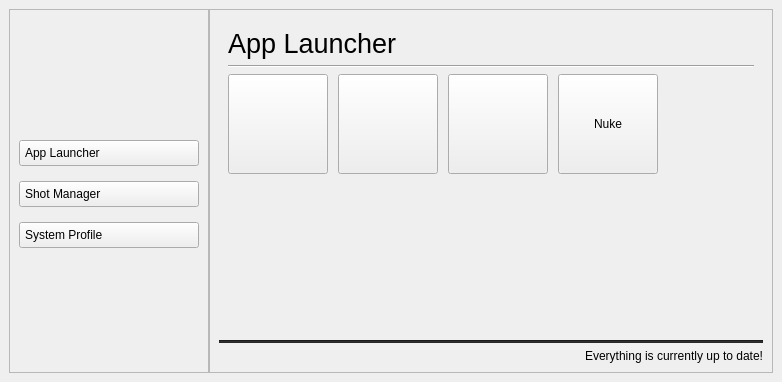
<?xml version="1.0" encoding="UTF-8"?>
<ui version="4.0">
 <class>MainWindow</class>
 <widget class="QMainWindow" name="MainWindow">
  <property name="enabled">
   <bool>true</bool>
  </property>
  <property name="geometry">
   <rect>
    <x>0</x>
    <y>0</y>
    <width>682</width>
    <height>382</height>
   </rect>
  </property>
  <property name="windowTitle">
   <string>GLM Pipeline Hub</string>
  </property>
  <property name="autoFillBackground">
   <bool>false</bool>
  </property>
  <property name="styleSheet">
   <string notr="true"/>
  </property>
  <property name="toolButtonStyle">
   <enum>Qt::ToolButtonIconOnly</enum>
  </property>
  <widget class="QWidget" name="centralwidget">
   <layout class="QVBoxLayout" name="verticalLayout">
    <item>
     <layout class="QHBoxLayout" name="horizontalLayout_2">
      <property name="spacing">
       <number>0</number>
      </property>
      <item>
       <widget class="QFrame" name="secondary">
        <property name="sizePolicy">
         <sizepolicy hsizetype="Preferred" vsizetype="Expanding">
          <horstretch>0</horstretch>
          <verstretch>0</verstretch>
         </sizepolicy>
        </property>
        <property name="minimumSize">
         <size>
          <width>200</width>
          <height>0</height>
         </size>
        </property>
        <property name="maximumSize">
         <size>
          <width>16777215</width>
          <height>16777215</height>
         </size>
        </property>
        <property name="autoFillBackground">
         <bool>true</bool>
        </property>
        <property name="styleSheet">
         <string notr="true"/>
        </property>
        <property name="frameShape">
         <enum>QFrame::StyledPanel</enum>
        </property>
        <property name="frameShadow">
         <enum>QFrame::Raised</enum>
        </property>
        <layout class="QVBoxLayout" name="verticalLayout_2">
         <property name="spacing">
          <number>15</number>
         </property>
         <property name="topMargin">
          <number>15</number>
         </property>
         <item>
          <widget class="QLabel" name="logo_label">
           <property name="sizePolicy">
            <sizepolicy hsizetype="Fixed" vsizetype="Fixed">
             <horstretch>0</horstretch>
             <verstretch>0</verstretch>
            </sizepolicy>
           </property>
           <property name="minimumSize">
            <size>
             <width>150</width>
             <height>100</height>
            </size>
           </property>
           <property name="styleSheet">
            <string notr="true">background: transparent;</string>
           </property>
           <property name="text">
            <string/>
           </property>
           <property name="pixmap">
            <pixmap>../images/app_header.png</pixmap>
           </property>
           <property name="scaledContents">
            <bool>true</bool>
           </property>
           <property name="alignment">
            <set>Qt::AlignLeading|Qt::AlignLeft|Qt::AlignVCenter</set>
           </property>
          </widget>
         </item>
         <item>
          <widget class="QPushButton" name="app_launcher_button">
           <property name="styleSheet">
            <string notr="true">text-align: left; padding: 5px;</string>
           </property>
           <property name="text">
            <string>App Launcher</string>
           </property>
          </widget>
         </item>
         <item>
          <widget class="QPushButton" name="shot_manager_button">
           <property name="styleSheet">
            <string notr="true">text-align: left; padding: 5px;</string>
           </property>
           <property name="text">
            <string>Shot Manager</string>
           </property>
           <property name="checkable">
            <bool>false</bool>
           </property>
           <property name="checked">
            <bool>false</bool>
           </property>
          </widget>
         </item>
         <item>
          <widget class="QPushButton" name="system_profile_button">
           <property name="styleSheet">
            <string notr="true">text-align: left; padding: 5px;</string>
           </property>
           <property name="text">
            <string>System Profile</string>
           </property>
          </widget>
         </item>
         <item>
          <spacer name="verticalSpacer">
           <property name="orientation">
            <enum>Qt::Vertical</enum>
           </property>
           <property name="sizeHint" stdset="0">
            <size>
             <width>20</width>
             <height>40</height>
            </size>
           </property>
          </spacer>
         </item>
        </layout>
       </widget>
      </item>
      <item>
       <widget class="QFrame" name="primary">
        <property name="enabled">
         <bool>true</bool>
        </property>
        <property name="sizePolicy">
         <sizepolicy hsizetype="Expanding" vsizetype="Expanding">
          <horstretch>0</horstretch>
          <verstretch>0</verstretch>
         </sizepolicy>
        </property>
        <property name="maximumSize">
         <size>
          <width>16777215</width>
          <height>16777215</height>
         </size>
        </property>
        <property name="autoFillBackground">
         <bool>true</bool>
        </property>
        <property name="styleSheet">
         <string notr="true"/>
        </property>
        <property name="frameShape">
         <enum>QFrame::StyledPanel</enum>
        </property>
        <property name="frameShadow">
         <enum>QFrame::Raised</enum>
        </property>
        <layout class="QVBoxLayout" name="verticalLayout_3">
         <item>
          <widget class="QStackedWidget" name="stack">
           <property name="sizePolicy">
            <sizepolicy hsizetype="Expanding" vsizetype="Expanding">
             <horstretch>0</horstretch>
             <verstretch>0</verstretch>
            </sizepolicy>
           </property>
           <property name="currentIndex">
            <number>0</number>
           </property>
           <widget class="QWidget" name="page">
            <layout class="QVBoxLayout" name="verticalLayout_5">
             <item>
              <widget class="QLabel" name="app_launcher_label">
               <property name="sizePolicy">
                <sizepolicy hsizetype="Preferred" vsizetype="Fixed">
                 <horstretch>0</horstretch>
                 <verstretch>0</verstretch>
                </sizepolicy>
               </property>
               <property name="font">
                <font>
                 <pointsize>20</pointsize>
                </font>
               </property>
               <property name="text">
                <string>App Launcher</string>
               </property>
              </widget>
             </item>
             <item>
              <widget class="Line" name="line">
               <property name="orientation">
                <enum>Qt::Horizontal</enum>
               </property>
              </widget>
             </item>
             <item>
              <layout class="QGridLayout" name="gridLayout">
               <property name="spacing">
                <number>10</number>
               </property>
               <item row="0" column="3">
                <widget class="QPushButton" name="nuke_launcher_button">
                 <property name="enabled">
                  <bool>true</bool>
                 </property>
                 <property name="sizePolicy">
                  <sizepolicy hsizetype="Fixed" vsizetype="Fixed">
                   <horstretch>0</horstretch>
                   <verstretch>0</verstretch>
                  </sizepolicy>
                 </property>
                 <property name="minimumSize">
                  <size>
                   <width>100</width>
                   <height>100</height>
                  </size>
                 </property>
                 <property name="maximumSize">
                  <size>
                   <width>100</width>
                   <height>100</height>
                  </size>
                 </property>
                 <property name="text">
                  <string>Nuke</string>
                 </property>
                 <property name="iconSize">
                  <size>
                   <width>75</width>
                   <height>75</height>
                  </size>
                 </property>
                </widget>
               </item>
               <item row="0" column="4">
                <spacer name="horizontalSpacer_2">
                 <property name="orientation">
                  <enum>Qt::Horizontal</enum>
                 </property>
                 <property name="sizeHint" stdset="0">
                  <size>
                   <width>40</width>
                   <height>20</height>
                  </size>
                 </property>
                </spacer>
               </item>
               <item row="0" column="1">
                <widget class="QPushButton" name="blender_launcher_button">
                 <property name="sizePolicy">
                  <sizepolicy hsizetype="Fixed" vsizetype="Fixed">
                   <horstretch>0</horstretch>
                   <verstretch>0</verstretch>
                  </sizepolicy>
                 </property>
                 <property name="minimumSize">
                  <size>
                   <width>100</width>
                   <height>100</height>
                  </size>
                 </property>
                 <property name="maximumSize">
                  <size>
                   <width>100</width>
                   <height>100</height>
                  </size>
                 </property>
                 <property name="text">
                  <string/>
                 </property>
                 <property name="iconSize">
                  <size>
                   <width>75</width>
                   <height>75</height>
                  </size>
                 </property>
                </widget>
               </item>
               <item row="0" column="0">
                <widget class="QPushButton" name="maya_launcher_button">
                 <property name="sizePolicy">
                  <sizepolicy hsizetype="Fixed" vsizetype="Fixed">
                   <horstretch>0</horstretch>
                   <verstretch>0</verstretch>
                  </sizepolicy>
                 </property>
                 <property name="minimumSize">
                  <size>
                   <width>100</width>
                   <height>100</height>
                  </size>
                 </property>
                 <property name="maximumSize">
                  <size>
                   <width>100</width>
                   <height>100</height>
                  </size>
                 </property>
                 <property name="text">
                  <string/>
                 </property>
                 <property name="iconSize">
                  <size>
                   <width>75</width>
                   <height>75</height>
                  </size>
                 </property>
                </widget>
               </item>
               <item row="0" column="2">
                <widget class="QPushButton" name="substance_painter_launcher_button">
                 <property name="sizePolicy">
                  <sizepolicy hsizetype="Fixed" vsizetype="Fixed">
                   <horstretch>0</horstretch>
                   <verstretch>0</verstretch>
                  </sizepolicy>
                 </property>
                 <property name="minimumSize">
                  <size>
                   <width>100</width>
                   <height>100</height>
                  </size>
                 </property>
                 <property name="text">
                  <string/>
                 </property>
                 <property name="iconSize">
                  <size>
                   <width>75</width>
                   <height>75</height>
                  </size>
                 </property>
                </widget>
               </item>
              </layout>
             </item>
             <item>
              <spacer name="verticalSpacer_3">
               <property name="orientation">
                <enum>Qt::Vertical</enum>
               </property>
               <property name="sizeHint" stdset="0">
                <size>
                 <width>20</width>
                 <height>40</height>
                </size>
               </property>
              </spacer>
             </item>
            </layout>
           </widget>
           <widget class="QWidget" name="shot_manager_page">
            <property name="sizePolicy">
             <sizepolicy hsizetype="Expanding" vsizetype="Expanding">
              <horstretch>0</horstretch>
              <verstretch>0</verstretch>
             </sizepolicy>
            </property>
            <layout class="QVBoxLayout" name="verticalLayout_4">
             <item>
              <widget class="QLabel" name="shot_manager_label">
               <property name="font">
                <font>
                 <pointsize>20</pointsize>
                </font>
               </property>
               <property name="text">
                <string>Shot Manager</string>
               </property>
              </widget>
             </item>
             <item>
              <widget class="Line" name="line_4">
               <property name="orientation">
                <enum>Qt::Horizontal</enum>
               </property>
              </widget>
             </item>
             <item>
              <layout class="QHBoxLayout" name="horizontalLayout_5">
               <item>
                <widget class="QLabel" name="sequence_label">
                 <property name="minimumSize">
                  <size>
                   <width>200</width>
                   <height>0</height>
                  </size>
                 </property>
                 <property name="maximumSize">
                  <size>
                   <width>200</width>
                   <height>16777215</height>
                  </size>
                 </property>
                 <property name="text">
                  <string>Sequence</string>
                 </property>
                </widget>
               </item>
               <item>
                <widget class="QComboBox" name="sequence_combo_box"/>
               </item>
              </layout>
             </item>
             <item>
              <layout class="QHBoxLayout" name="horizontalLayout_3">
               <item>
                <widget class="QLabel" name="shot_label">
                 <property name="minimumSize">
                  <size>
                   <width>200</width>
                   <height>0</height>
                  </size>
                 </property>
                 <property name="maximumSize">
                  <size>
                   <width>200</width>
                   <height>16777215</height>
                  </size>
                 </property>
                 <property name="text">
                  <string>Shot</string>
                 </property>
                </widget>
               </item>
               <item>
                <widget class="QComboBox" name="shot_combo_box"/>
               </item>
              </layout>
             </item>
             <item>
              <layout class="QHBoxLayout" name="horizontalLayout_4">
               <item>
                <widget class="QLabel" name="department_label">
                 <property name="minimumSize">
                  <size>
                   <width>200</width>
                   <height>0</height>
                  </size>
                 </property>
                 <property name="maximumSize">
                  <size>
                   <width>200</width>
                   <height>16777215</height>
                  </size>
                 </property>
                 <property name="text">
                  <string>Department</string>
                 </property>
                </widget>
               </item>
               <item>
                <widget class="QComboBox" name="department_combo_box"/>
               </item>
              </layout>
             </item>
             <item>
              <layout class="QHBoxLayout" name="horizontalLayout_6">
               <item>
                <widget class="QLabel" name="label_2">
                 <property name="minimumSize">
                  <size>
                   <width>200</width>
                   <height>0</height>
                  </size>
                 </property>
                 <property name="maximumSize">
                  <size>
                   <width>200</width>
                   <height>16777215</height>
                  </size>
                 </property>
                 <property name="text">
                  <string>Open In</string>
                 </property>
                </widget>
               </item>
               <item>
                <widget class="QToolButton" name="maya_shot_manager_button">
                 <property name="text">
                  <string>M</string>
                 </property>
                 <property name="popupMode">
                  <enum>QToolButton::MenuButtonPopup</enum>
                 </property>
                 <property name="autoRaise">
                  <bool>false</bool>
                 </property>
                 <property name="arrowType">
                  <enum>Qt::NoArrow</enum>
                 </property>
                </widget>
               </item>
               <item>
                <widget class="QToolButton" name="blender_shot_manager_button">
                 <property name="text">
                  <string>B</string>
                 </property>
                 <property name="popupMode">
                  <enum>QToolButton::MenuButtonPopup</enum>
                 </property>
                </widget>
               </item>
               <item>
                <widget class="QToolButton" name="nuke_shot_manager_button">
                 <property name="text">
                  <string>N</string>
                 </property>
                 <property name="popupMode">
                  <enum>QToolButton::MenuButtonPopup</enum>
                 </property>
                </widget>
               </item>
               <item>
                <widget class="QPushButton" name="render_shot_button">
                 <property name="text">
                  <string>Render</string>
                 </property>
                </widget>
               </item>
               <item>
                <spacer name="horizontalSpacer">
                 <property name="orientation">
                  <enum>Qt::Horizontal</enum>
                 </property>
                 <property name="sizeHint" stdset="0">
                  <size>
                   <width>40</width>
                   <height>20</height>
                  </size>
                 </property>
                </spacer>
               </item>
              </layout>
             </item>
             <item>
              <spacer name="verticalSpacer_2">
               <property name="maximumSize">
                <size>
                 <width>200</width>
                 <height>16777215</height>
                </size>
               </property>
               <property name="orientation">
                <enum>Qt::Vertical</enum>
               </property>
               <property name="sizeHint" stdset="0">
                <size>
                 <width>20</width>
                 <height>40</height>
                </size>
               </property>
              </spacer>
             </item>
            </layout>
           </widget>
           <widget class="QWidget" name="page_2">
            <layout class="QVBoxLayout" name="verticalLayout_6">
             <item>
              <widget class="QLabel" name="system_profile_label">
               <property name="font">
                <font>
                 <pointsize>20</pointsize>
                </font>
               </property>
               <property name="text">
                <string>System Profile</string>
               </property>
              </widget>
             </item>
             <item>
              <widget class="Line" name="line_5">
               <property name="orientation">
                <enum>Qt::Horizontal</enum>
               </property>
              </widget>
             </item>
             <item>
              <layout class="QHBoxLayout" name="horizontalLayout_7">
               <item>
                <widget class="QLabel" name="label">
                 <property name="minimumSize">
                  <size>
                   <width>200</width>
                   <height>0</height>
                  </size>
                 </property>
                 <property name="maximumSize">
                  <size>
                   <width>200</width>
                   <height>16777215</height>
                  </size>
                 </property>
                 <property name="text">
                  <string>Machine ID</string>
                 </property>
                </widget>
               </item>
               <item>
                <widget class="QLabel" name="user_machine_id_label">
                 <property name="text">
                  <string>INSERT MACHINE ID HERE</string>
                 </property>
                </widget>
               </item>
              </layout>
             </item>
             <item>
              <layout class="QHBoxLayout" name="horizontalLayout">
               <item>
                <widget class="QLabel" name="label_4">
                 <property name="minimumSize">
                  <size>
                   <width>200</width>
                   <height>0</height>
                  </size>
                 </property>
                 <property name="maximumSize">
                  <size>
                   <width>16777215</width>
                   <height>200</height>
                  </size>
                 </property>
                 <property name="text">
                  <string>Username</string>
                 </property>
                </widget>
               </item>
               <item>
                <widget class="QLabel" name="username_label">
                 <property name="sizePolicy">
                  <sizepolicy hsizetype="Expanding" vsizetype="Preferred">
                   <horstretch>0</horstretch>
                   <verstretch>0</verstretch>
                  </sizepolicy>
                 </property>
                 <property name="text">
                  <string>INSERT USERNAME</string>
                 </property>
                </widget>
               </item>
               <item>
                <widget class="QToolButton" name="edit_username_button">
                 <property name="text">
                  <string>...</string>
                 </property>
                </widget>
               </item>
              </layout>
             </item>
             <item>
              <widget class="Line" name="line_3">
               <property name="orientation">
                <enum>Qt::Horizontal</enum>
               </property>
              </widget>
             </item>
             <item>
              <layout class="QHBoxLayout" name="horizontalLayout_8">
               <item>
                <widget class="QLabel" name="label_3">
                 <property name="minimumSize">
                  <size>
                   <width>200</width>
                   <height>0</height>
                  </size>
                 </property>
                 <property name="text">
                  <string>Maya Directory</string>
                 </property>
                </widget>
               </item>
               <item>
                <widget class="QLabel" name="maya_directory_label">
                 <property name="sizePolicy">
                  <sizepolicy hsizetype="Expanding" vsizetype="Preferred">
                   <horstretch>0</horstretch>
                   <verstretch>0</verstretch>
                  </sizepolicy>
                 </property>
                 <property name="text">
                  <string>INSERT MAYA DIRECTORY</string>
                 </property>
                </widget>
               </item>
               <item>
                <widget class="QToolButton" name="edit_maya_directory_button">
                 <property name="text">
                  <string>...</string>
                 </property>
                </widget>
               </item>
              </layout>
             </item>
             <item>
              <layout class="QHBoxLayout" name="horizontalLayout_9">
               <item>
                <widget class="QLabel" name="label_6">
                 <property name="minimumSize">
                  <size>
                   <width>200</width>
                   <height>0</height>
                  </size>
                 </property>
                 <property name="text">
                  <string>Local Maya Directory</string>
                 </property>
                </widget>
               </item>
               <item>
                <widget class="QLabel" name="local_maya_directory_label">
                 <property name="sizePolicy">
                  <sizepolicy hsizetype="Expanding" vsizetype="Preferred">
                   <horstretch>0</horstretch>
                   <verstretch>0</verstretch>
                  </sizepolicy>
                 </property>
                 <property name="text">
                  <string>INSERT LOCAL MAYA DIRECTORY</string>
                 </property>
                </widget>
               </item>
               <item>
                <widget class="QToolButton" name="edit_local_maya_directory_button">
                 <property name="text">
                  <string>...</string>
                 </property>
                </widget>
               </item>
              </layout>
             </item>
             <item>
              <layout class="QHBoxLayout" name="horizontalLayout_10">
               <item>
                <widget class="QLabel" name="label_8">
                 <property name="minimumSize">
                  <size>
                   <width>200</width>
                   <height>0</height>
                  </size>
                 </property>
                 <property name="text">
                  <string>Blender Directory</string>
                 </property>
                </widget>
               </item>
               <item>
                <widget class="QLabel" name="blender_directory_label">
                 <property name="sizePolicy">
                  <sizepolicy hsizetype="Expanding" vsizetype="Preferred">
                   <horstretch>0</horstretch>
                   <verstretch>0</verstretch>
                  </sizepolicy>
                 </property>
                 <property name="text">
                  <string>INSERT BLENDER DIRECTORY</string>
                 </property>
                </widget>
               </item>
               <item>
                <widget class="QToolButton" name="edit_blender_directory_button">
                 <property name="text">
                  <string>...</string>
                 </property>
                </widget>
               </item>
              </layout>
             </item>
             <item>
              <layout class="QHBoxLayout" name="horizontalLayout_11">
               <item>
                <widget class="QLabel" name="label_10">
                 <property name="minimumSize">
                  <size>
                   <width>200</width>
                   <height>0</height>
                  </size>
                 </property>
                 <property name="text">
                  <string>Substance Painter Directory</string>
                 </property>
                </widget>
               </item>
               <item>
                <widget class="QLabel" name="substance_painter_directory_label">
                 <property name="sizePolicy">
                  <sizepolicy hsizetype="Expanding" vsizetype="Preferred">
                   <horstretch>0</horstretch>
                   <verstretch>0</verstretch>
                  </sizepolicy>
                 </property>
                 <property name="text">
                  <string>INSERT SUBSTANCE PAINTER DIRECTORY</string>
                 </property>
                </widget>
               </item>
               <item>
                <widget class="QToolButton" name="edit_substance_painter_directory_button">
                 <property name="text">
                  <string>...</string>
                 </property>
                </widget>
               </item>
              </layout>
             </item>
             <item>
              <layout class="QHBoxLayout" name="horizontalLayout_12">
               <item>
                <widget class="QLabel" name="label_7">
                 <property name="sizePolicy">
                  <sizepolicy hsizetype="Preferred" vsizetype="Preferred">
                   <horstretch>0</horstretch>
                   <verstretch>0</verstretch>
                  </sizepolicy>
                 </property>
                 <property name="minimumSize">
                  <size>
                   <width>200</width>
                   <height>0</height>
                  </size>
                 </property>
                 <property name="text">
                  <string>Local Substance Painter Dir</string>
                 </property>
                </widget>
               </item>
               <item>
                <widget class="QLabel" name="local_substance_painter_directory_label">
                 <property name="sizePolicy">
                  <sizepolicy hsizetype="Expanding" vsizetype="Preferred">
                   <horstretch>0</horstretch>
                   <verstretch>0</verstretch>
                  </sizepolicy>
                 </property>
                 <property name="minimumSize">
                  <size>
                   <width>0</width>
                   <height>0</height>
                  </size>
                 </property>
                 <property name="text">
                  <string>INSERT LOCAL SUBSTANCE PAINTER DIRECTORY</string>
                 </property>
                </widget>
               </item>
               <item>
                <widget class="QToolButton" name="edit_local_substance_painter_directory_button">
                 <property name="text">
                  <string>...</string>
                 </property>
                </widget>
               </item>
              </layout>
             </item>
             <item>
              <spacer name="verticalSpacer_4">
               <property name="orientation">
                <enum>Qt::Vertical</enum>
               </property>
               <property name="sizeHint" stdset="0">
                <size>
                 <width>20</width>
                 <height>40</height>
                </size>
               </property>
              </spacer>
             </item>
            </layout>
           </widget>
          </widget>
         </item>
         <item>
          <widget class="Line" name="line_2">
           <property name="styleSheet">
            <string notr="true">background-color: #282828;</string>
           </property>
           <property name="orientation">
            <enum>Qt::Horizontal</enum>
           </property>
          </widget>
         </item>
         <item>
          <widget class="QLabel" name="output_log">
           <property name="sizePolicy">
            <sizepolicy hsizetype="Preferred" vsizetype="Fixed">
             <horstretch>0</horstretch>
             <verstretch>0</verstretch>
            </sizepolicy>
           </property>
           <property name="text">
            <string>Everything is currently up to date!</string>
           </property>
           <property name="alignment">
            <set>Qt::AlignRight|Qt::AlignTrailing|Qt::AlignVCenter</set>
           </property>
          </widget>
         </item>
        </layout>
       </widget>
      </item>
     </layout>
    </item>
   </layout>
  </widget>
 </widget>
 <resources/>
 <connections/>
</ui>
